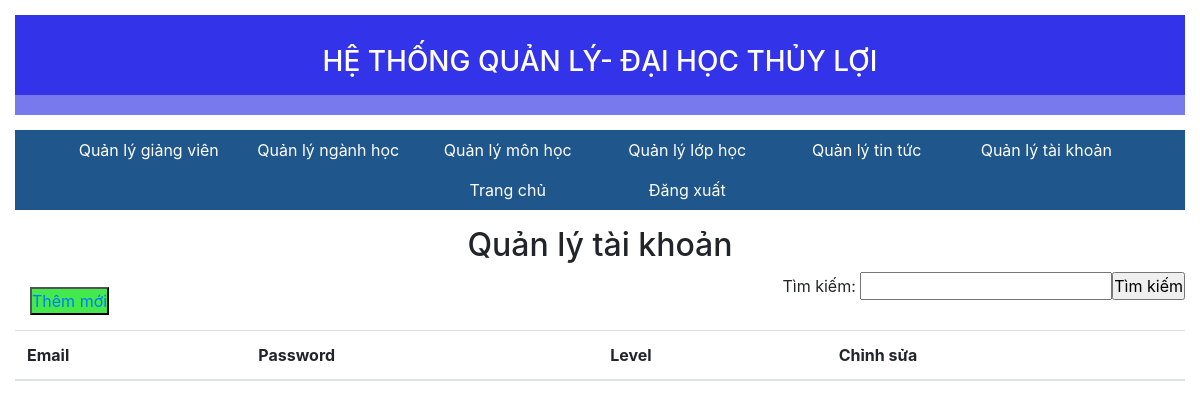
The page /admin/user.php on the database as committed earlier.
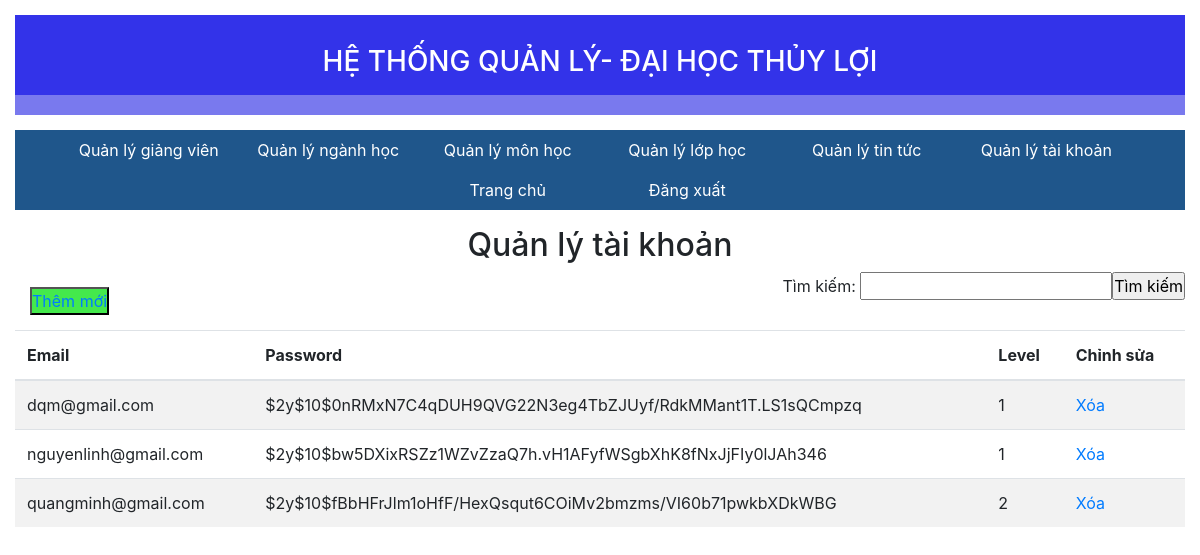
The same page on the database as committed later.
### tables this page shows
CREATE TABLE `user` (
  `email` varchar(50) NOT NULL,
  `password` varchar(65) NOT NULL,
  `user_level` int(10) NOT NULL
);

### admin/user.php (the view)
<?php
    include('header/header.php');
?>
                <div class="faculty">
                    <div class="title">
                        <h2>Quản lý tài khoản </h2>
                    </div>
                    <div class="row">
                        <div class="col-lg-6">
                            <div class="btn_themmoi">
                                <button type="submit" style="background-color:rgb(68, 233, 76)"><a href="../file_login/dangky.php">  Thêm mới </a> </button>
                            </div>
                        </div>
                        <div class="col-lg-6">
                            <div class="btn_timkiem">
                                <form action="#" style="text-align:right">
                                    Tìm kiếm: <input type="text" name="hoten"><input type="submit" value="Tìm kiếm">
                                </form>
                            </div>
                        </div>
                    </div>
                   <div class="user">
                    <table class="table table-striped">
                        <thead>
                            <tr>
                                <th scope="col">Email</th>
                                <th scope="col">Password</th>
                                <th scope="col">Level</th>
                                <th scope="col">Chỉnh sửa</th>
                            </tr>
                        </thead>
                        <tbody>
                        <?php
                                 $dbconn = mysqli_connect ('localhost','root','','project_web');
                                 $sql = "SELECT * FROM user";
                                 mysqli_set_charset($dbconn,"uft8");
                                 $result = mysqli_query($dbconn,$sql);
                                 if(mysqli_num_rows($result)>0){
                                     while($row = mysqli_fetch_assoc($result)){
                                 ?>
                                         <tr>
                                         <td><?php echo $row['email']  ?> </td>
                                         <td><?php echo $row['password']  ?> </td>
                                         <td><?php echo $row['user_level']  ?> </td>
                                         <td><a href="del_user.php?del=<?php echo $row['email']?>">Xóa</a>
                                         </td>
                                         </tr>
                                         <?php
                                     }
                                 }
                                ?>
                        </tbody>
                    </table>
                   </div>
                </div>
            </div>
        </div>
    </main>
</body>
</html>

### admin/header/header.php (shortened to what this page needs)
<!DOCTYPE html>
<html lang="en">
<head>
    <link rel="stylesheet" href="index.css">
    <link rel="stylesheet" href="../boostrap/css/bootstrap.min.css">
</head>
<body>
    <header>
        <div class="header_left">
            <H3 style="color: white;">HỆ THỐNG QUẢN LÝ- ĐẠI HỌC THỦY LỢI </H3>
        </div>
    </header>
    <main>
        <div class="menu_loyal-points">
            <div class="container-fluid">
                <div id="menu">
                    <ul>
                        <li><a href="teacher.php">Quản lý giảng viên </a></li>
                        <li><a href="majors.php">Quản lý ngành học</a></li>
                        <li><a href="subjects.php">Quản lý môn học</a></li>
                        <li><a href="class.php">Quản lý lớp học </a></li>
                        <li><a href="news.php">Quản lý tin tức </a></li>
                        <li><a href="user.php">Quản lý tài khoản</a></li>
                        <li><a href="../project.php">Trang chủ </a></li>
                        <li><a href="#"> Đăng xuất </a></li>
                    </ul>
                </div>

### admin/index.css (style rules this page uses)
* { margin: 0; padding: 0; }
header { background-color: rgb(121, 121, 238); margin: 15px; height: 100px; }
h3 { text-align: center; padding: 30px; }
body { font-family: sans-serif; color: #333; }
#menu ul { background: #1F568B; list-style-type: none; text-align: center; }
#menu li { color: #f1f1f1; display: inline-block; width: 180px; height: 40px; line-height: 40px; margin-left: -5px; }
#menu a { text-decoration: none; color: #fff; display: block; }
h2 { text-align: center; margin-top: 0px; }
.btn_themmoi { margin: 15px; }
.header_left { height: 80px; background-color: rgb(51, 51, 233); }
body { margin: 0; padding: 0; background-size: cover; background-position: center; font-family: sans-serif; }

Rows that differ between the two databases and show on the page:
added user: email "dqm@gmail.com", password "$2y$10$0nRMxN7C4qDUH9QVG22N3eg4TbZJUyf/RdkMMant1T.LS1sQCmpzq", user_level "1"
added user: email "nguyenlinh@gmail.com", password "$2y$10$bw5DXixRSZz1WZvZzaQ7h.vH1AFyfWSgbXhK8fNxJjFIy0lJAh346", user_level "1"
added user: email "quangminh@gmail.com", password "$2y$10$fBbHFrJlm1oHfF/HexQsqut6COiMv2bmzms/VI60b71pwkbXDkWBG", user_level "2"
